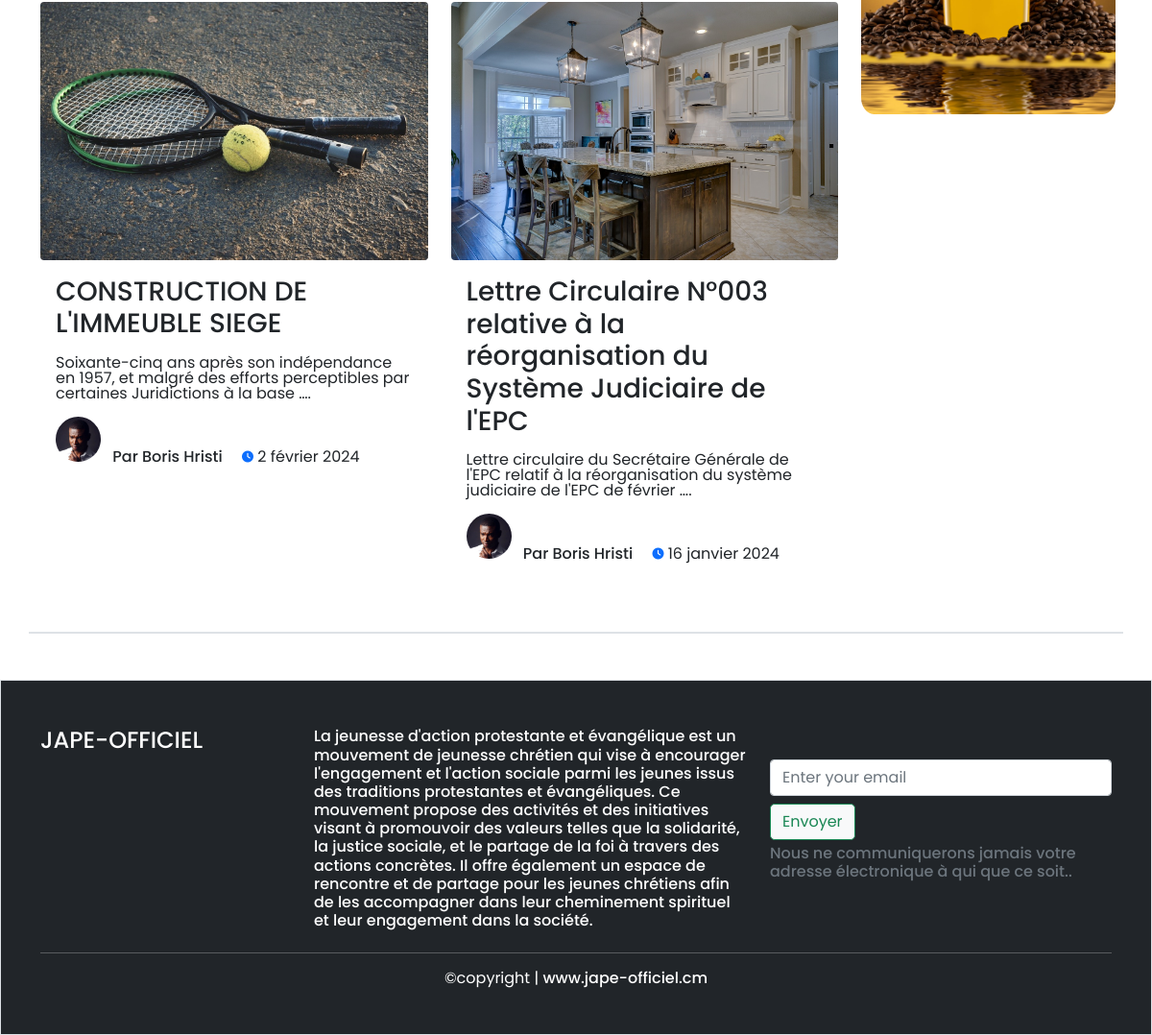
Page /category/assemblee-generale/ (lower part) on the earlier database version.
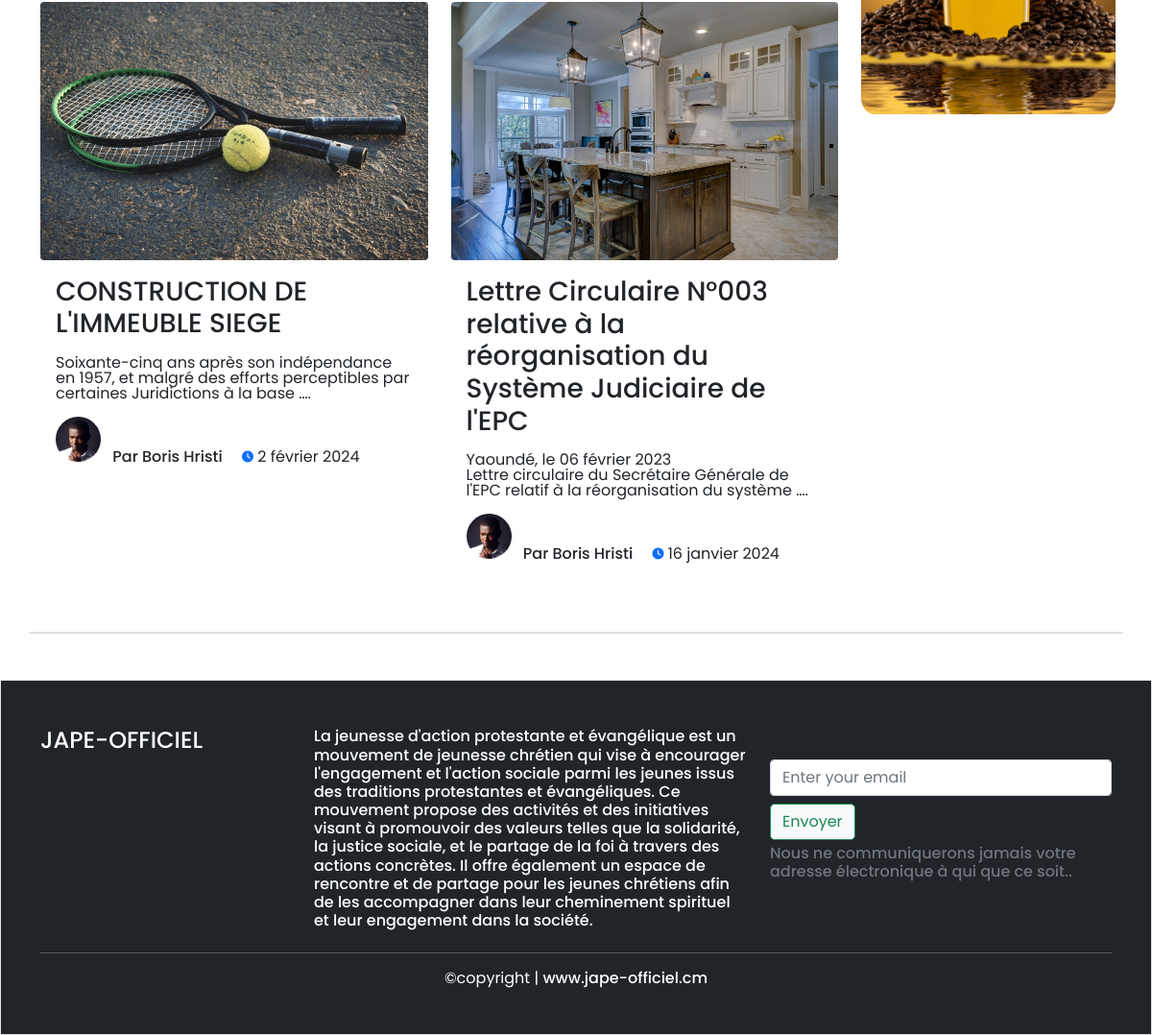
Same page on the later database version.
### blog/models.py (models this page shows, shortened)
class BlogPost(models.Model):
    title = models.CharField(max_length=255, unique=True, verbose_name='Titre')
    slug = models.SlugField(max_length=255, unique=True, blank=True)
    author = models.ForeignKey(User, on_delete=models.SET_NULL, null=True, blank=True)
    last_update = models.DateTimeField(auto_now=True)
    created_on = models.DateField(blank=True, null=True)
    category = models.ManyToManyField(CategoryPost)
    published = models.BooleanField(default=False, verbose_name="Publié")
    image = models.ImageField(upload_to="images")
    content = models.TextField(blank=True, verbose_name='Contenu')
    class Meta:
        ordering = ['-created_on']
        verbose_name = "Article"
    @property
    def author_or_default(self):
        return f"Par {self.author.first_name} {self.author.last_name}" if self.author else "Par auteur inconnu"

### blog/views.py (the view)
# urls.py: path('category/<str:category>/', category_post_view, name="category"),
def category_post_view(request, category):
    category_post = CategoryPost.objects.get(cat_slug=category)
    print(category_post.title)
    posts = BlogPost.objects.all().filter(published=True, category=category_post)
    all_posts = BlogPost.objects.all().filter(published=True)[:4]
    categories = CategoryPost.objects.all()
    context = {"posts": posts, "category_post": category_post, "categories": categories, "all_posts": all_posts}
    return render(request, "blog/category_post_view.html", context)

### blog/templates/blog/category_post_view.html (shortened to what this page needs)
{% extends 'base.html' %}
{% load static %}
{% block content %}
<section class="mt-3">
    <div class="container roboto-light">
        <div class="row">
            <div class="col-lg-9 m-0">
                <div class="row">
                    {% for post in posts %}
                    <div class="col-sm-6 my-2">
                        <div class="card border-0 p-0 m-0" style="width: 100%; min-height: 450px">
                            <img src="{{ post.image.url }}"
                                 class="img-hover rounded img-fluid card-img-top position-relative"
                                 alt="...">
                            <div class="card-body">
                                <a href="{% url 'post_view' slug=post.slug %}" class="card-title montserrat-title_card title-link montserrat-title_card h3">
                                    {{ post.title }}
                                </a>
                                <p class="card-text montserrat-card-text mt-3">{{ post.content|safe|truncatewords:18 }}.</p>
                                <div class="position-relative mt-3">
                                    <img width="47px" class="rounded-circle" src="{% static 'img/profil_app.jpg' %}"
                                         alt="image profil">
                                    <span class="h6 ms-2 montserrat-main-text title-link">{{ post.author_or_default }}</span>
                                    <i class="fa-solid fa-clock fa-xs ms-3" style="color: #0D6EFD"></i>
                                    <span class="montserrat-card-text">{{ post.created_on|date:"j F Y" }}</span><br>
                                </div>
                            </div>
                        </div>
                    </div>
                    {% endfor %}
                </div>
            </div>
            <div class="col-lg-3 mt-sm-3">
                <div class="row">
                    <div class="col-12 mt-5 mb-3 montserrat-card-text">
                        <div class="row g-2" style="height: 300px">
                            <div class="col-6 col-lg-12 p-0">
                                <div class="ps-1 pt-2">
                                    <img class="img-hover img-fluid w-100"
                                         src="{% static 'img/advertising.jpg' %}" alt="Avertising"
                                         style="max-height: 350px; border-radius: 5%">
                                </div>
                            </div>
                        </div>
                    </div>
                </div>
            </div>
        </div>
    </div>
</section>
{% endblock %}

Differences in the rows shown:
changed BlogPost: content "Lettre circulaire du Secrétaire Générale de l'EPC relatif à la réorganisation du système judiciaire de l'EPC de février …" → "Yaoundé, le 06 février 2023 Lettre circulaire du Secrétaire Générale de l'EPC relatif à la réorganisation du système …"
